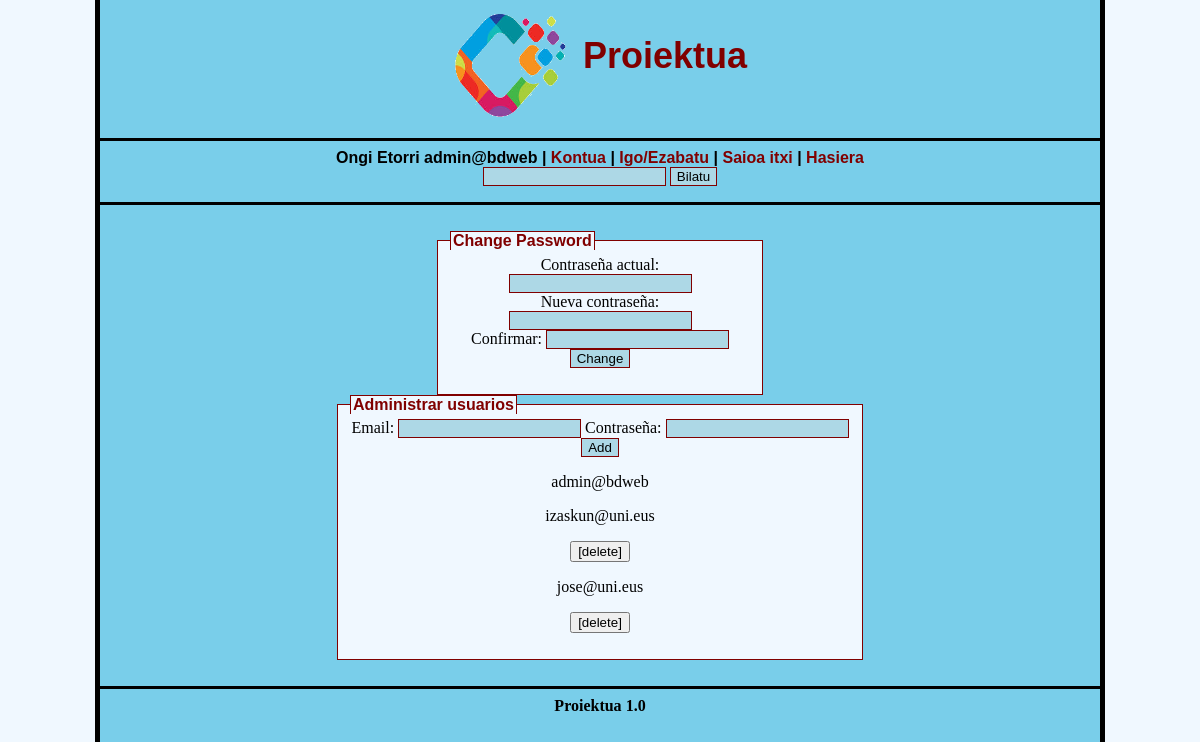
/web-aplikazioa/index.php?action=account (signed in), run on the app's committed database.
### tables this page shows
CREATE TABLE `users` (
  `id` mediumint(9) NOT NULL,
  `username` varchar(30) NOT NULL,
  `password` varchar(60) NOT NULL,
  `izena` varchar(30) NOT NULL,
  `abizena` varchar(60) NOT NULL,
  `hiria` varchar(60) NOT NULL,
  `lurraldea` varchar(60) NOT NULL,
  `herrialdea` varchar(30) NOT NULL,
  `postakodea` int(5) NOT NULL,
  `telefonoa` int(9) NOT NULL,
  `irudia` varchar(60)
);

### web-aplikazioa/src/Core/security.php (called while the page is built, shortened)
<?php
function e($value): string
{
    return htmlspecialchars((string) $value, ENT_QUOTES | ENT_SUBSTITUTE, 'UTF-8');
}

### web-aplikazioa/src/Modules/Account/account.php (the view, shortened to what this page needs)
<div align="center">
    <fieldset style="width:300px;">
        <legend><b>Change Password</b></legend>
        <form action="index.php?action=account" method="post">
            Contraseña actual: <input type="password" name="currentpass" required><br>
            Nueva contraseña: <input type="password" name="newpass" required><br>
            Confirmar: <input type="password" name="confnewpass" required><br>
            <input type="submit" value="Change">
        </form>
    </fieldset>
    <?php if (!empty($_SESSION['is_admin'])): ?>
    <fieldset style="width:500px;">
        <legend><b>Administrar usuarios</b></legend>
        <form action="index.php?action=account" method="post">
            Email: <input type="email" name="newuser" required>
            Contraseña: <input type="password" name="newuserpass" required>
            <input type="submit" value="Add">
        </form>
        <?php $users = mysqli_query($conx, 'SELECT id, username FROM users ORDER BY username'); ?>
        <?php while ($user = mysqli_fetch_assoc($users)): ?>
            <p><?php echo e($user['username']); ?>
            <?php if ((int) $user['id'] !== (int) $_SESSION['user_id']): ?>
                <form action="index.php?action=account" method="post" style="display:inline">
                    <button type="submit">[delete]</button>
                </form>
            <?php endif; ?></p>
        <?php endwhile; ?>
    </fieldset>
    <?php endif; ?>
</div>

### web-aplikazioa/style.css (style rules this page uses)
body { background: aliceblue url("background.png") center; background-repeat: repeat-y; margin: 0px; }
input { background-color: lightblue; color: black; border-style: solid; border-color: maroon; border-width: 1px; }
fieldset { background-color: aliceblue; border-color: maroon; border-style: solid; border-width: 1px; }
legend { font-family: arial; color: maroon; background-color: aliceblue; border-color: maroon; border-style: solid; border-width: 1px 1px 0px 1px; }

### data on the page
users: username "admin@bdweb"
users: username "izaskun@uni.eus"
users: username "jose@uni.eus"

### other printed values
$enpresa "Proiektua"
$_SESSION['username'] "admin@bdweb"
$version "1.0"
